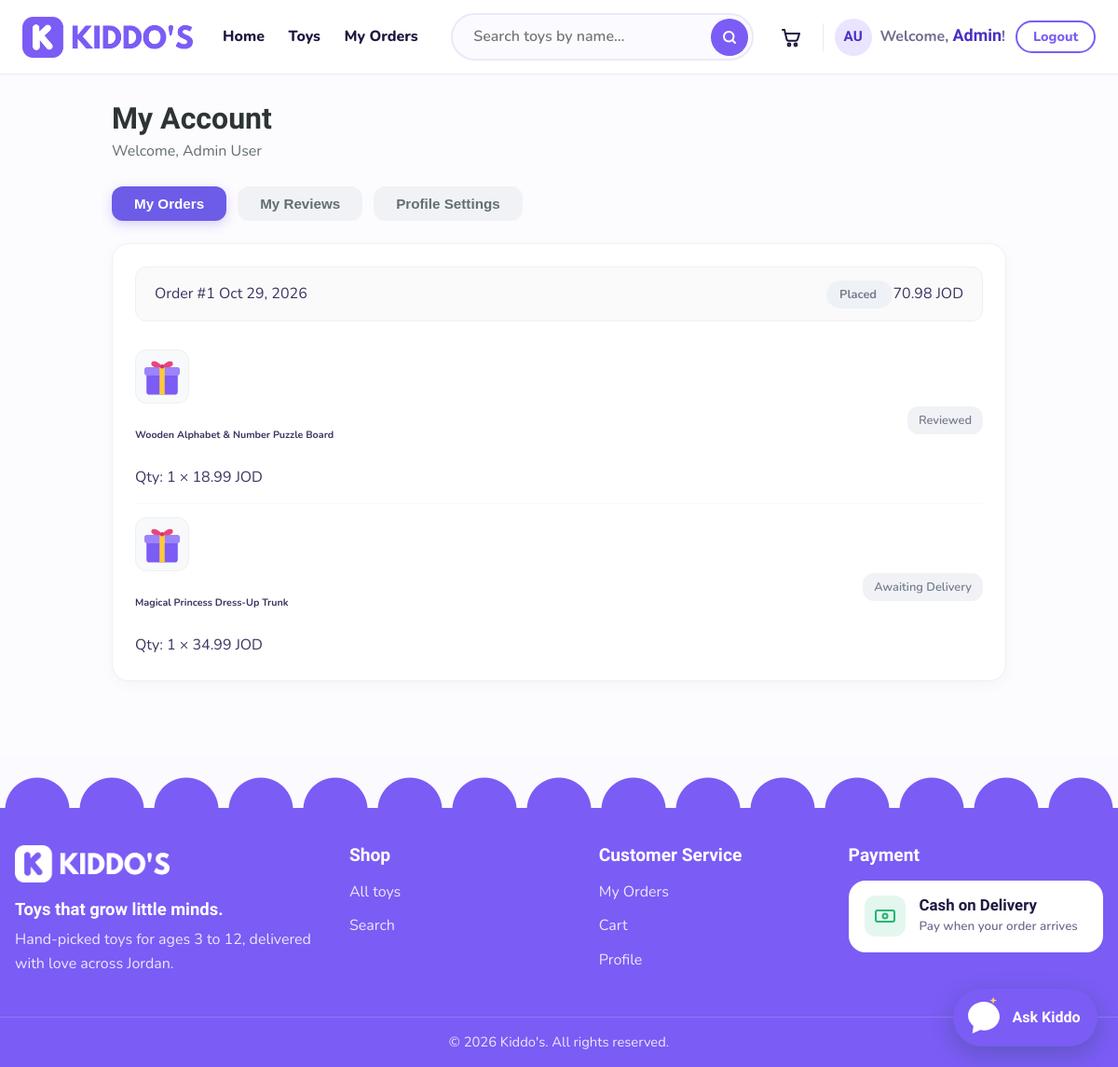
Screenshot of /auth/profile.php (signed in) with the database file from the repository.
### tables this page shows
CREATE TABLE IF NOT EXISTS `users` (
  `id` int(10) UNSIGNED NOT NULL AUTO_INCREMENT,
  `first_name` varchar(50) NOT NULL,
  `last_name` varchar(50) NOT NULL,
  `email` varchar(120) NOT NULL,
  `password_hash` varchar(255) DEFAULT NULL,
  `google_id` varchar(64) DEFAULT NULL,
  `birth_date` date DEFAULT NULL,
  `phone` varchar(20) DEFAULT NULL,
  `role` enum('customer','admin') NOT NULL DEFAULT 'customer',
  `is_active` tinyint(1) NOT NULL DEFAULT 1,
  `created_at` datetime NOT NULL DEFAULT current_timestamp(),
  PRIMARY KEY (`id`),
  UNIQUE KEY `uq_users_email` (`email`),
  UNIQUE KEY `uq_users_google_id` (`google_id`)
);

CREATE TABLE IF NOT EXISTS `orders` (
  `id` int(10) UNSIGNED NOT NULL AUTO_INCREMENT,
  `user_id` int(10) UNSIGNED NOT NULL,
  `subtotal` decimal(10,2) NOT NULL,
  `birthday_discount` decimal(10,2) NOT NULL DEFAULT 0.00,
  `delivery_fee` decimal(6,2) NOT NULL DEFAULT 2.00,
  `total` decimal(10,2) NOT NULL,
  `child_birth_date` date DEFAULT NULL,
  `phone` varchar(20) NOT NULL,
  `address_text` varchar(255) NOT NULL,
  `latitude` decimal(10,7) NOT NULL,
  `longitude` decimal(10,7) NOT NULL,
  `status` enum('placed','shipped','delivered') NOT NULL DEFAULT 'placed',
  `created_at` datetime NOT NULL DEFAULT current_timestamp(),
  `updated_at` datetime NOT NULL DEFAULT current_timestamp() ON UPDATE current_timestamp(),
  PRIMARY KEY (`id`),
  KEY `idx_orders_user` (`user_id`),
  KEY `idx_orders_status` (`status`),
  KEY `idx_orders_created` (`created_at`)
);

CREATE TABLE IF NOT EXISTS `order_items` (
  `id` int(10) UNSIGNED NOT NULL AUTO_INCREMENT,
  `order_id` int(10) UNSIGNED NOT NULL,
  `product_id` int(10) UNSIGNED DEFAULT NULL,
  `product_name` varchar(120) NOT NULL,
  `unit_price` decimal(8,2) NOT NULL,
  `quantity` int(10) UNSIGNED NOT NULL,
  `line_total` decimal(10,2) NOT NULL,
  PRIMARY KEY (`id`),
  KEY `idx_order_items_order` (`order_id`),
  KEY `idx_order_items_product` (`product_id`)
);

### classes/Review.php (called while the page is built, shortened)
<?php
class Review
{
    private $pdo;
    public function __construct($pdo)
    {
        $this->pdo = $pdo;
    }
    public function hasReviewed($userId, $productId): bool
    {
        $stmt = $this->pdo->prepare('SELECT COUNT(*) FROM reviews WHERE user_id = ? AND product_id = ?');
        $stmt->execute([(int)$userId, (int)$productId]);
        return (int)$stmt->fetchColumn() > 0;
    }
    public function isEligibleToReview($userId, $productId): bool
    {
        $sql = "SELECT COUNT(*)
                FROM orders o
                INNER JOIN order_items oi ON o.id = oi.order_id
                WHERE o.user_id = ?
                  AND oi.product_id = ?
                  AND o.status = 'completed'";
        $stmt = $this->pdo->prepare($sql);
        $stmt->execute([(int)$userId, (int)$productId]);
        return (int)$stmt->fetchColumn() > 0;
    }
    public function canUserReview($userId, $productId): bool
    {
        return $this->isEligibleToReview($userId, $productId) && !$this->hasReviewed($userId, $productId);
    }
}

### auth/profile.php (the view, shortened to what this page needs)
<?php
require_once __DIR__ . '/../includes/init.php';
require_once __DIR__ . '/../classes/Review.php';
$userId = isset($_SESSION['user_id']) ? (int)$_SESSION['user_id'] : 0;
$reviewModel = new Review($pdo);
$userStmt = $pdo->prepare("SELECT id, first_name, last_name, email, phone, birth_date, created_at FROM users WHERE id = ?");
$userStmt->execute([$userId]);
$user = $userStmt->fetch(PDO::FETCH_ASSOC);
$ordersStmt = $pdo->prepare("SELECT * FROM orders WHERE user_id = ? ORDER BY created_at DESC");
$ordersStmt->execute([$userId]);
$orders = $ordersStmt->fetchAll(PDO::FETCH_ASSOC);
$orderItemsByOrder = [];
if (!empty($orders)) {
    $orderIds = array_column($orders, 'id');
    $placeholders = implode(',', array_fill(0, count($orderIds), '?'));
    $itemsSql = "SELECT oi.*, p.image
                 FROM order_items oi
                 LEFT JOIN products p ON oi.product_id = p.id
                 WHERE oi.order_id IN ($placeholders)";
    $itemsStmt = $pdo->prepare($itemsSql);
    $itemsStmt->execute($orderIds);
    $allItems = $itemsStmt->fetchAll(PDO::FETCH_ASSOC);
    foreach ($allItems as $item) {
        $orderItemsByOrder[$item['order_id']][] = $item;
    }
}
$activePage = 'profile';
require_once __DIR__ . '/../includes/header.php';
?>
<div class="kiddo-account-wrapper">
    <div class="container" style="max-width: 960px;">
        <h1 class="kiddo-page-title">My Account</h1>
        <p class="kiddo-subtitle">Welcome, <?= htmlspecialchars($user['first_name'] . ' ' . $user['last_name'], ENT_QUOTES, 'UTF-8') ?></p>
        <div class="kiddo-tabs-bar">
            <button type="button" class="kiddo-tab-btn active" onclick="switchTab('orders', this)">My Orders</button>
            <button type="button" class="kiddo-tab-btn" onclick="switchTab('reviews', this)">My Reviews</button>
            <button type="button" class="kiddo-tab-btn" onclick="switchTab('profile', this)">Profile Settings</button>
        </div>
        <div id="tab-orders">
            <?php if (empty($orders)): ?>
                <div class="kiddo-card p-5 text-center">
                    <h5 class="fw-bold text-dark">No orders found</h5>
                    <p class="text-muted">You haven't placed any orders yet.</p>
                    <a href="../products/index.php" class="kiddo-btn-save text-decoration-none d-inline-flex align-items-center justify-content-center" style="width: auto; min-width: 150px; margin: 0 auto; padding: 12px 28px;">Browse Toys</a>
                </div>
            <?php else: ?>
                <?php foreach ($orders as $ord): ?>
                    <div class="kiddo-card">
                        <div class="kiddo-order-head">
                            <div>
                                <span class="fw-bold text-dark">Order #<?= (int)$ord['id'] ?></span>
                                <span class="text-muted small ms-2"><?= date('M j, Y', strtotime($ord['created_at'])) ?></span>
                            </div>
                            <div class="d-flex align-items-center gap-3">
                                <span class="kiddo-badge <?= $ord['status'] === 'completed' ? 'badge-status-completed' : 'badge-status-placed' ?>">
                                    <?= ucfirst(htmlspecialchars($ord['status'], ENT_QUOTES, 'UTF-8')) ?>
                                </span>
                                <span class="fw-bold text-dark"><?= number_format((float)$ord['total'], 2) ?> JOD</span>
                            </div>
                        </div>
                        <div>
                            <?php
                            $items = $orderItemsByOrder[$ord['id']] ?? [];
                            foreach ($items as $it):
                                $canReview = $reviewModel->canUserReview($userId, $it['product_id']);
                                $alreadyReviewed = $reviewModel->hasReviewed($userId, $it['product_id']);
                                $imgName = !empty($it['image']) ? basename($it['image']) : '';
                                $productImg = !empty($imgName) && file_exists(__DIR__ . '/../uploads/products/' . $imgName)
                                    ? '../uploads/products/' . $imgName
                                    : '../assets/images/toy-placeholder.svg';
                            ?>
                                <div class="kiddo-product-row">
                                    <div class="d-flex align-items-center gap-3">
                                        <img src="<?= htmlspecialchars($productImg, ENT_QUOTES, 'UTF-8') ?>"
                                             alt="" class="kiddo-thumb"
                                             onerror="this.src='../assets/images/toy-placeholder.svg';">
                                        <div>
                                            <a href="../products/details.php?id=<?= (int)$it['product_id'] ?>" class="text-decoration-none text-dark">
                                                <h6 class="mb-1 fw-bold"><?= htmlspecialchars($it['product_name'], ENT_QUOTES, 'UTF-8') ?></h6>
                                            </a>
                                            <div class="text-muted small">Qty: <?= (int)$it['quantity'] ?> × <?= number_format((float)$it['unit_price'], 2) ?> JOD</div>
                                        </div>
                                    </div>
                                    <div>
                                        <?php if ($canReview): ?>
                                            <button type="button" class="kiddo-btn-review"
                                                    onclick="openReviewModal(<?= (int)$it['product_id'] ?>, '<?= htmlspecialchars(addslashes($it['product_name']), ENT_QUOTES, 'UTF-8') ?>')">
                                                Rate & Review
                                            </button>
                                        <?php elseif ($alreadyReviewed): ?>
                                            <span class="kiddo-badge-subtle">Reviewed</span>
                                        <?php elseif ($ord['status'] !== 'completed'): ?>
                                            <span class="kiddo-badge-subtle">Awaiting Delivery</span>
                                        <?php endif; ?>
                                    </div>
                                </div>
                            <?php endforeach; ?>
                        </div>
                    </div>
                <?php endforeach; ?>
            <?php endif; ?>
        </div>
    </div>
</div>
<?php require_once __DIR__ . '/../includes/footer.php'; ?>

### includes/navbar.php (shortened to what this page needs)
<?php
$activePage = $activePage ?? '';
$isLoggedIn = !empty($_SESSION['user_id']);
$userName   = $_SESSION['user_name'] ?? '';
$searchTerm = $_GET['q'] ?? '';
$nameParts = preg_split('/\s+/', trim($userName), -1, PREG_SPLIT_NO_EMPTY);
$firstName = $nameParts[0] ?? '';
$initials  = '';
foreach (array_slice($nameParts, 0, 2) as $part) {
    $initials .= mb_strtoupper(mb_substr($part, 0, 1));
}
$navLinks = [
    'home' => ['Home', '/index.php'],
    'toys' => ['Toys', '/products/index.php'],
];
if ($isLoggedIn) {
    $navLinks['orders'] = ['My Orders', '/orders/index.php'];
}
?>
<header class="site-header">
    <div class="container header-main">
        <a class="brand" href="<?= BASE_URL ?>/index.php">
            <img src="<?= BASE_URL ?>/assets/images/kiddos-logo.png" alt="Kiddo's" width="183" height="44">
        </a>
        <nav class="header-nav" aria-label="Main">
            <ul>
                <?php foreach ($navLinks as $key => [$label, $path]): ?>
                    <li>
                        <a href="<?= BASE_URL . $path ?>" class="<?= $activePage === $key ? 'is-active' : '' ?>"
                           <?= $activePage === $key ? 'aria-current="page"' : '' ?>><?= $label ?></a>
                    </li>
                <?php endforeach; ?>
            </ul>
        </nav>
        <form class="header-search" action="<?= BASE_URL ?>/products/search.php" method="get" role="search">
            <input id="site-search" type="search" name="q" maxlength="60"
                   placeholder="Search toys by name…"
                   value="<?= htmlspecialchars($searchTerm) ?>">
            <button type="submit" aria-label="Search">
                <svg width="18" height="18" viewBox="0 0 24 24" fill="none" stroke="currentColor" stroke-width="2.6" stroke-linecap="round" aria-hidden="true">
                    <circle cx="11" cy="11" r="7"/><path d="m20 20-3.5-3.5"/>
                </svg>
            </button>
        </form>
        <div class="header-actions">
            <a class="icon-link" href="<?= BASE_URL ?>/cart/index.php" aria-label="Shopping cart">
                <svg width="24" height="24" viewBox="0 0 24 24" fill="none" stroke="currentColor" stroke-width="2" stroke-linecap="round" stroke-linejoin="round" aria-hidden="true">
                    <path d="M3 4h2l2.4 10.2a2 2 0 0 0 2 1.6h7.7a2 2 0 0 0 1.9-1.4L21 8H6.2"/>
                    <circle cx="10" cy="20" r="1.4"/><circle cx="17" cy="20" r="1.4"/>
                </svg>
            </a>
            <?php if ($isLoggedIn): ?>
                <a class="user-chip desktop-only" href="<?= BASE_URL ?>/auth/profile.php">
                    <span class="avatar"><?= htmlspecialchars($initials) ?></span>
                    <span class="welcome">Welcome, <strong class="welcome-name"><?= htmlspecialchars($firstName) ?></strong>!</span>
                </a>
                <form class="desktop-only" action="<?= BASE_URL ?>/auth/logout.php" method="post">
                    <button class="btn btn-outline btn-sm" type="submit">Logout</button>
                </form>
            <?php else: ?>
                <a class="btn btn-outline btn-sm desktop-only" href="<?= BASE_URL ?>/auth/login.php">Login</a>
                <a class="btn btn-primary btn-sm desktop-only" href="<?= BASE_URL ?>/auth/register.php">Sign Up</a>
            <?php endif; ?>
        </div>
    </div>
</header>

### rows the page displays
users: first_name "Admin", first_name+last_name "Admin User"
orders: id "1", created_at "Oct 29, 2026", status "Placed", total "70.98"
order_items: product_name "Wooden Alphabet & Number Puzzle Board", quantity "1", unit_price "18.99", shows "Reviewed"
order_items: product_name "Magical Princess Dress-Up Trunk", quantity "1", unit_price "34.99", shows "Awaiting Delivery"

### other values shown
$label "Home"
$label "Toys"
$label "My Orders"
$initials "AU"
